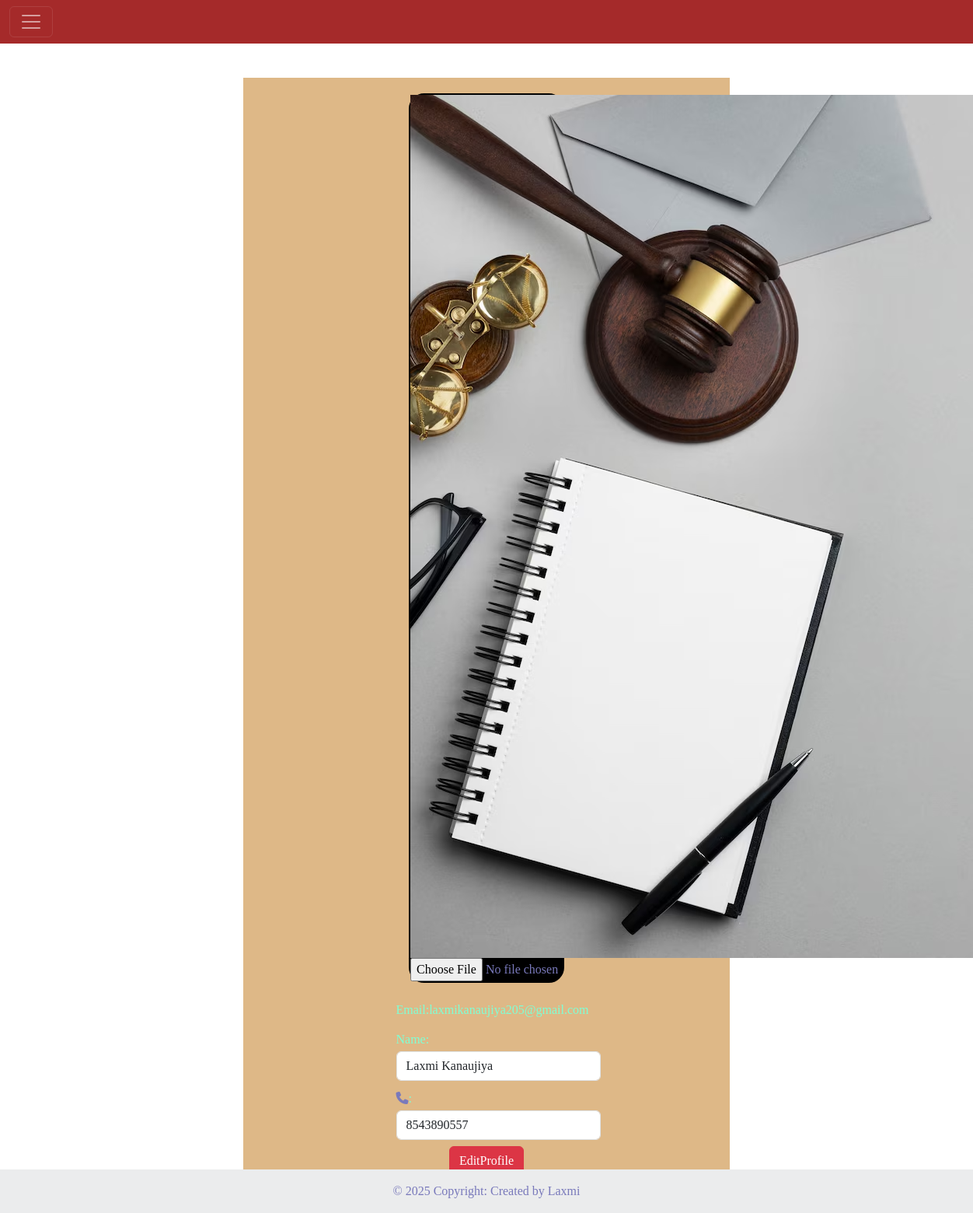
/user_edit_profile/ (signed in), run on the app's committed database.
### legal_app/models.py (models this page shows)
class User(models.Model):
     name=models.CharField(max_length=40,null=False)
     email=models.EmailField(max_length=40,null=False,primary_key=True)
     password=models.CharField(max_length=40,null=False)
     phone=models.CharField(max_length=15,null=False)
     date=models.DateField(default=timezone.now)
     profile_pic=models.FileField(upload_to="user_pic/",default="")

### legal_app/user_views.py (the view, shortened to what this page needs)
# urls.py: path("user_edit_profile/",user_views.user_edit_profile,name="user_edit_profile"),
def user_edit_profile(request):
    if request.method=="GET":
             user_email=request.session["web_key"]
             User_Obj=User.objects.get(email=user_email)
             user_dict={
                "user_key":User_Obj
                }
             return render(request,'legal_app/user/user_edit_profile.html',user_dict)

### legal_app/templates/legal_app/user/user_edit_profile.html (shortened to what this page needs)
<!DOCTYPE html>
{%load static %}
<html lang="en">
<head>
     {% include 'legal_app/common/common_css.html' %}
</head>
<body>
{% include 'legal_app/user/user_header.html' %}
<form action="/user_edit_profile/" method="post"  enctype="multipart/form-data">
    <div class="main-div">
      <div class="flex-container">
       <div class="image-div">
        <img src="/media/{{user_key.profile_pic}}" alt="">
        <input type="file" name="pic">
      </div>
      <div class="profile-div">
        <h6>Email:{{user_key.email}}</h6>
        <h6>Name:
          <input type="text" name="name" class="form-control" required value="{{user_key.name}}">
          </h6>
        <h6><i class="fas fa-phone"></i>:
          <input type="number" name="phone" class="form-control" required value="{{user_key.phone}}">
        </h6>
     <div class="text-center">
      <button class="btn btn-danger"> EditProfile</button>
     </div>
      </div>
</form>
    {% include 'legal_app/common/footer.html'%}
</body>
</html>

### legal_app/static/legal_app/css/style.css (style rules this page uses)
body,html { min-height: 100vh; display: flex; flex-direction: column; }
.main-div { flex:1; }
* { font-family: cinzel; box-sizing: border-box; color: rgb(121, 121, 187); }

### legal_app/templates/legal_app/user/user_edit_profile.html (style rules this page uses)
.flex-container { width: 50%; height:auto; background-color: burlywood; flex-direction: column; margin: auto; margin-top: 100px; padding: 20px; }
.image-div { width: 50%; height: 200px; background-color: black; border: 2px solid black; border-radius: 20px; margin: 100px; }
.image-div { width: 200px; height: 100%; border-radius: 20px; margin: auto; margin-bottom: 20px; }
.profile-div { width: 50%; height: 200px; margin: auto; }
h6 { color: aquamarine; margin-left: 30px; line-height: 30px; }

### data on the page
User: profile_pic (picture), email "laxmikanaujiya205@gmail.com", name "Laxmi Kanaujiya", phone "8543890557"
